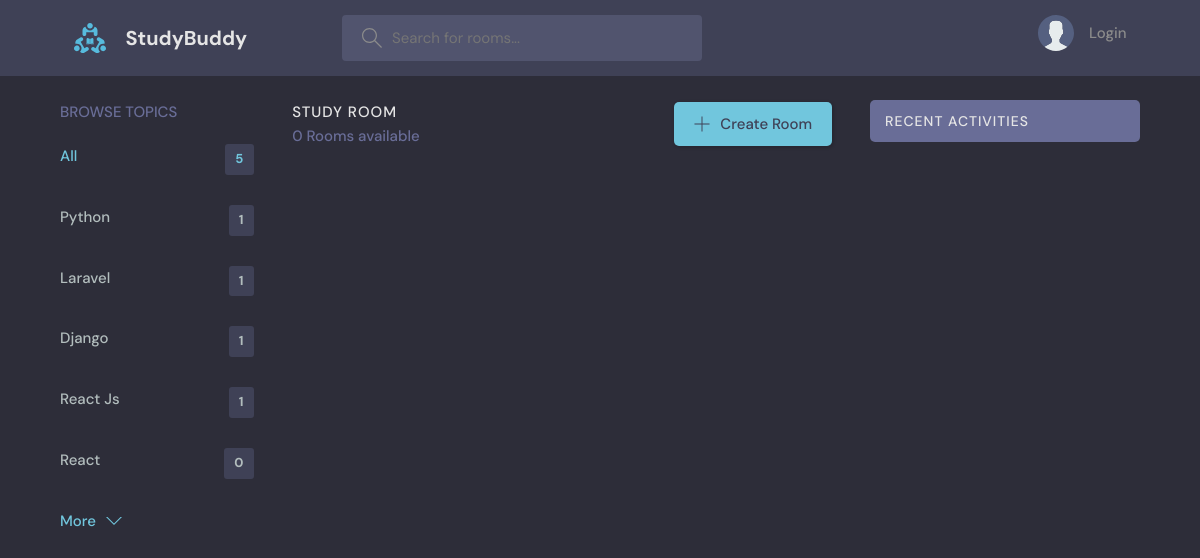
The page /?q=ago on the database as committed earlier.
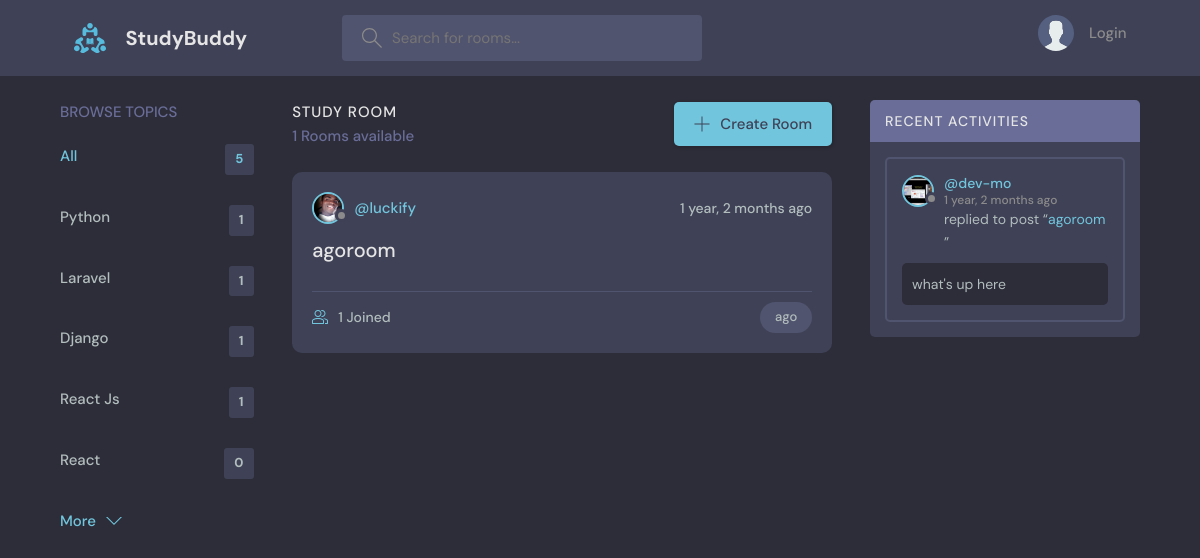
The same page on the database as committed later.
### base/models.py (models this page shows, shortened)
class Topic(models.Model):
    name=models.CharField(max_length=20)

class Room(models.Model):
    host= models.ForeignKey(User, models.SET_NULL, null=True)
    topic=models.ForeignKey(Topic, models.SET_NULL, null=True)
    name=models.CharField(max_length=200)
    description=models.TextField(null=True, blank=True)
    participants= models.ManyToManyField(User, related_name='participants', blank=True)
    updated=models.DateTimeField(auto_now=True)
    created=models.DateTimeField(auto_now_add=True)
    class Meta:
        ordering=['-updated', '-created']
    def __str__(self):
        return  self.name

class User(AbstractUser):
    name=models.CharField(max_length=200, null=True)
    email=models.EmailField(unique=True, null=True)
    bio=models.TextField(null=True)
    avartar=models.ImageField(null=True, default="avatar.svg")
    USERNAME_FIELD: 'email'
    REQUIRED_FIELDS: []

class Message(models.Model):
    user=models.ForeignKey(User, on_delete=models.CASCADE)
    room = models.ForeignKey(Room, on_delete=models.CASCADE)
    body=models.TextField()
    updated=models.DateTimeField(auto_now=True)
    created=models.DateTimeField(auto_now_add=True)
    class Meta:
            ordering=['-updated', '-created']

### base/views.py (the view)
# urls.py: path('', views.home, name="home"),
def home(request):
    q = request.GET.get('q')  if request.GET.get('q') != None else ''
    rooms = Room.objects.filter(
        Q(topic__name__icontains=q)|
        Q(name__icontains=q)|
        Q(description__icontains=q)
        )
    room_count=rooms.count()
    topics=Topic.objects.all()[0:5]
    room_messages=Message.objects.filter(Q(room__topic__name__icontains=q))
    context = {'rooms':rooms, 'topics':topics,  'room_messages':room_messages, 'room_count':room_count}
    return render(request, 'base/home.html',context)

### base/templates/base/home.html (shortened to what this page needs)
    {% extends 'main.html' %}
    {% block content %}
        <main class="layout layout--3">
        <div class="container">
            {% include 'base/topics_component.html' %}
            <div class="roomList">
            <div class="roomList__header">
                <div>
                <h2>Study Room</h2>
                <p>{{room_count}} Rooms available</p>
                </div>
                <a class="btn btn--main" href="{% url 'create-room' %}">
                <svg version="1.1" xmlns="http://www.w3.org/2000/svg" width="32" height="32" viewBox="0 0 32 32">
                    <title>add</title>
                    <path
                    d="M16.943 0.943h-1.885v14.115h-14.115v1.885h14.115v14.115h1.885v-14.115h14.115v-1.885h-14.115v-14.115z"
                    ></path>
                </svg>
                Create Room
                </a>
            </div>
           {% include 'base/feed_component.html' %}
            </div>
            {% include 'base/activity_component.html' %}
        </div>
        </main>
       {% endblock %}

### base/templates/base/topics_component.html
<div class="topics">
    <div class="topics__header">
        <h2>Browse Topics</h2>
    </div>
    <ul class="topics__list">
        <li>
        <a href="{% url 'home' %}" class="active">All <span>{{topics.count}}</span></a>
        </li>
        {% for topic in topics  %}
        <li>
        <a href="{% url 'home' %}?q={{topic.name}}">{{topic.name}} <span>{{topic.room_set.all.count}}</span></a>
        </li>
        {% endfor %}
       </ul>
    <a class="btn btn--link" href="{% url 'topics' %}">
        More
        <svg version="1.1" xmlns="http://www.w3.org/2000/svg" width="32" height="32" viewBox="0 0 32 32">
        <title>chevron-down</title>
        <path d="M16 21l-13-13h-3l16 16 16-16h-3l-13 13z"></path>
        </svg>
    </a>
    </div>

### base/templates/base/feed_component.html (shortened to what this page needs)
{%for room in rooms%}
  <div class="roomListRoom">
    <div class="roomListRoom__header">
    <a href="{% url 'user-profile' room.host.id %}" class="roomListRoom__author">
        <div class="avatar avatar--small">
        <img src="{{room.host.avartar.url}}" />
        </div>
        <span>@{{room.host.username}}</span>
    </a>
    <div class="roomListRoom__actions">
        <span>{{room.created|timesince}} ago</span>
    </div>
    </div>
    <div class="roomListRoom__content">
    <a href="{% url 'room' room.id %}">{{room.name}}</a>
    </div>
    <div class="roomListRoom__meta">
    <a href="{% url 'room' room.id %}" class="roomListRoom__joined">
        {{room.participants.all.count}} Joined
    </a>
    <p class="roomListRoom__topic">{{room.topic.name}}</p>
    </div>
</div>
{% endfor %}

### base/templates/base/activity_component.html (shortened to what this page needs)
<div class="activities">
    <div class="activities__header">
        <h2>Recent Activities</h2>
    </div>
    {% for message in room_messages %}
    <div class="activities__box">
        <div class="activities__boxHeader roomListRoom__header">
        <a href="{% url 'user-profile' message.user.id %}" class="roomListRoom__author">
            <div class="avatar avatar--small">
            <img src="{{message.user.avartar.url}}" />
            </div>
            <p>
            @{{message.user}}
            <span>{{message.created|timesince}} ago</span>
            </p>
        </a>
        </div>
        <div class="activities__boxContent">
        <p>replied to post “<a href="{% url 'room' message.room.id %}">{{message.room}}</a>”</p>
        <div class="activities__boxRoomContent">
          {{message.body}}
        </div>
        </div>
    </div>
    {% endfor %}
    </div>

Rows that differ between the two databases and show on the page:
added Room: host.avartar (picture), host.username "luckify", created "1 year, 2 months", name "agoroom", participants.all.count "1", topic.name "ago"
added Message: user.avartar (picture), user "dev-mo", created "1 year, 2 months", room "agoroom", body "what's up here"
Other text that changed with them:
{{ room_count }}: "0" → "1"
